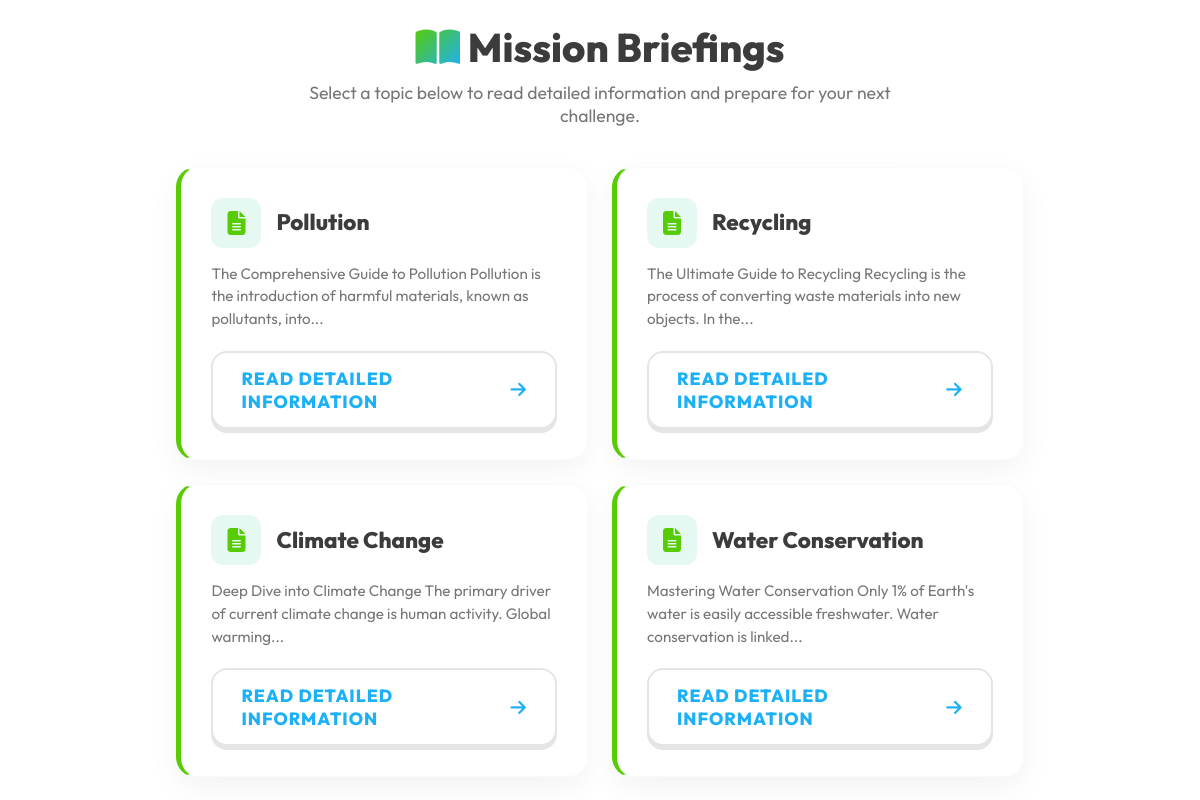
Page /learning on the committed database.
### tables this page shows
CREATE TABLE topics (
    topic_id INTEGER PRIMARY KEY AUTOINCREMENT,
    topic_name TEXT NOT NULL,
    content TEXT
);

### app.py (the view)
@app.route("/learning")
def learning():
    conn = get_connection()
    cursor = conn.cursor()
    cursor.execute("SELECT topic_id, topic_name, content FROM topics")
    topics = cursor.fetchall()
    conn.close()
    return render_template("learning.html", topics=topics)

### app.py (called while the page is built)
def get_connection():
    return sqlite3.connect("database.db")

### templates/learning.html
{% extends "base.html" %}
{% block content %}
<div class="animate-fade-in" style="max-width: 900px; margin: 0 auto;">
    <div style="text-align: center; margin-bottom: 40px;">
        <h1 style="font-size: 2.5rem; margin-bottom: 10px;"><i class="fa-solid fa-book-open text-gradient"></i> Mission
            Briefings</h1>
        <p class="text-muted" style="font-size: 1.1rem; max-width: 600px; margin: 0 auto;">Select a topic below to read
            detailed information and prepare for your next challenge.</p>
    </div>
    <div class="grid grid-cols-2">
        {% for topic in topics %}
        <div class="card"
            style="display: flex; flex-direction: column; height: 100%; border-left: 5px solid var(--primary);">
            <div style="display: flex; align-items: center; gap: 15px; margin-bottom: 15px;">
                <div
                    style="width: 50px; height: 50px; background: rgba(16, 185, 129, 0.1); color: var(--primary); border-radius: var(--radius-sm); display: flex; align-items: center; justify-content: center; font-size: 1.5rem;">
                    <i class="fa-solid fa-file-lines"></i>
                </div>
                <h2 style="font-size: 1.4rem; color: var(--text-main); margin: 0;">{{ topic[1] }}</h2>
            </div>
            <p class="text-muted" style="flex-grow: 1; margin-bottom: 20px; line-height: 1.5; font-size: 0.95rem;">
                {{ topic[2] | striptags | truncate(120) }}
            </p>
            <a href="{{ url_for('topic_detail', topic_id=topic[0]) }}" class="btn btn-secondary" style="width: 100%;">
                Read Detailed Information <i class="fa-solid fa-arrow-right"></i>
            </a>
        </div>
        {% endfor %}
    </div>
</div>
{% endblock %}

### static/style.css (style rules this page uses)
:root { --primary: #58CC02; --primary-dark: #46a302; --primary-light: #89E219; --secondary: #1CB0F6; --secondary-dark: #1899d6; --accent: #FFC800; --danger: #FF4B4B; --danger-dark: #EA2B2B; --background: #FFFFFF; --bg-light: #FFFFFF; --bg-sidebar: #F7F7F7; --surface: #FFFFFF; --text-main: #3C3C3C; --text-muted: #777777; --warning: #FFC800; --warning-dark: #D3A600; --border-color: #E5E5E5; --glass-bg: rgba(255, 255, 255, 0.9); --glass-border: rgba(255, 255, 255, 0.4); --glass-shadow: 0 8px 32px 0 rgba(31, 38, 135, 0.07); --radius-lg: 20px; --radius-md: 16px; --radius-sm: 12px; --transition: all 0.2s ease-in-out; --font-main: 'Nunito', sans-serif; --shadow: 0 4px 15px rgba(0,0,0,0.05); --coin-gold: #FFD700; --streak-fire: #FF4500; }
* { box-sizing: border-box; margin: 0; padding: 0; }
body { font-family: 'Outfit', 'Nunito', sans-serif; background-color: var(--background); color: var(--text-main); min-height: 100vh; display: flex; overflow-x: hidden; }
h1, h2, h3, h4, h5, h6 { font-weight: 800; color: var(--text-main); line-height: 1.2; }
.text-gradient { background: linear-gradient(135deg, var(--primary), var(--secondary)); -webkit-background-clip: text; -webkit-text-fill-color: transparent; display: inline-block; }
.text-muted { color: var(--text-muted); }
.card { background: var(--surface); padding: 30px; border-radius: var(--radius-lg); box-shadow: 0 10px 30px rgba(0, 0, 0, 0.05); transition: var(--transition); border: 1px solid rgba(0, 0, 0, 0.02); }
.btn { display: inline-flex; align-items: center; justify-content: center; gap: 8px; background: var(--primary); color: white; padding: 14px 28px; border: none; border-radius: var(--radius-md); font-size: 1.1rem; font-weight: 800; text-transform: uppercase; letter-spacing: 1px; cursor: pointer; transition: var(--transition); text-decoration: none; box-shadow: 0 4px 0 var(--primary-dark); }
.btn-secondary { background: white; color: var(--secondary); border: 2px solid var(--border-color); box-shadow: 0 4px 0 var(--border-color); }
.grid { display: grid; gap: 24px; }
.grid-cols-2 { grid-template-columns: repeat(auto-fit, minmax(300px, 1fr)); }
.animate-fade-in { animation: fadeIn 0.6s cubic-bezier(0.4, 0, 0.2, 1) forwards; }

### rows in the picture
topics: topic_name "Pollution", content "The Comprehensive Guide to Pollution Pollution is the introduction of harmful materials, known as pollutants, into..."
topics: topic_name "Recycling", content "The Ultimate Guide to Recycling Recycling is the process of converting waste materials into new objects. In the..."
topics: topic_name "Climate Change", content "Deep Dive into Climate Change The primary driver of current climate change is human activity. Global warming..."
topics: topic_name "Water Conservation", content "Mastering Water Conservation Only 1% of Earth's water is easily accessible freshwater. Water conservation is linked..."
